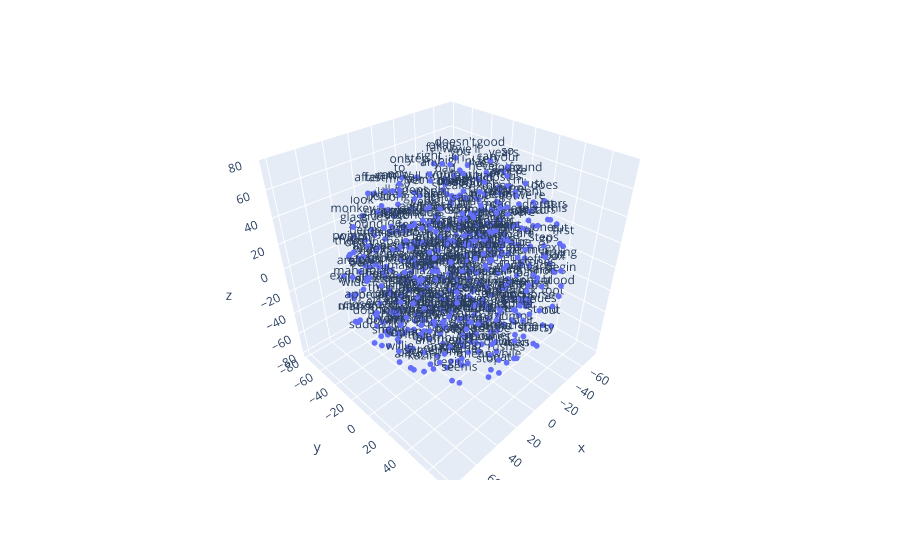

This figure's notebook cell:
### Code cell
vecs, labels = reduce_dimensions(w2v_model,3)

fig = px.scatter_3d(x=vecs[:MAX_WORDS,0], y=vecs[:MAX_WORDS,1], z=vecs[:MAX_WORDS,2],text=labels[:MAX_WORDS])
fig.update_traces(marker_size = 2)
fig.show()

### Figure 1 — Plotly figure (JSON) as saved in the notebook; plotly's stock layout.template omitted (floating-point values rounded to 4 significant figures; data arrays with more than 128 entries replaced by an {"elided": "..."} marker saying what was removed)
{"data": [{"hovertemplate": "x=%{x}<br>y=%{y}<br>z=%{z}<br>text=%{text}<extra></extra>", "legendgroup": "", "marker": {"color": "#636efa", "size": 2, "symbol": "circle"}, "mode": "markers+text", "name": "", "scene": "scene", "showlegend": false, "text": {"elided": "500 str values"}, "type": "scatter3d", "x": {"elided": "500 float values"}, "y": {"elided": "500 float values"}, "z": {"elided": "500 float values"}}], "layout": {"legend": {"tracegroupgap": 0}, "margin": {"t": 60}, "scene": {"domain": {"x": [0, 1], "y": [0, 1]}, "xaxis": {"title": {"text": "x"}}, "yaxis": {"title": {"text": "y"}}, "zaxis": {"title": {"text": "z"}}}}}
